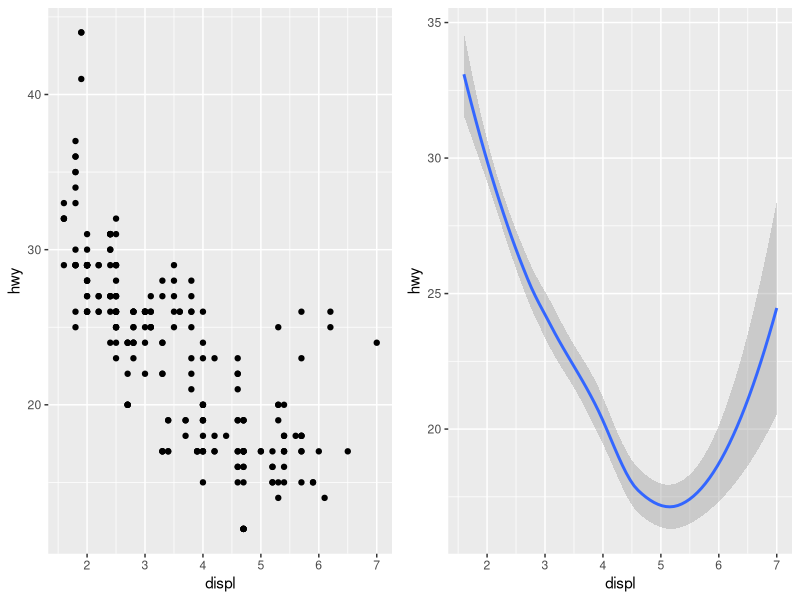
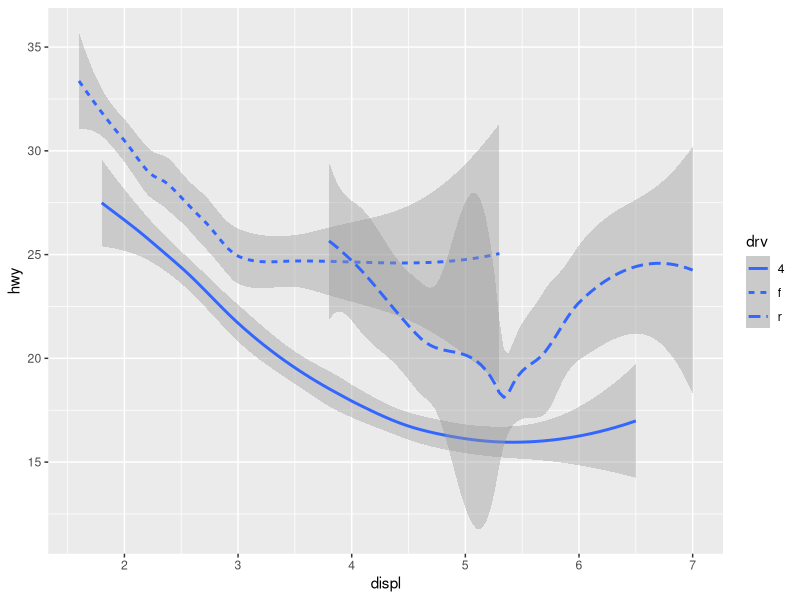
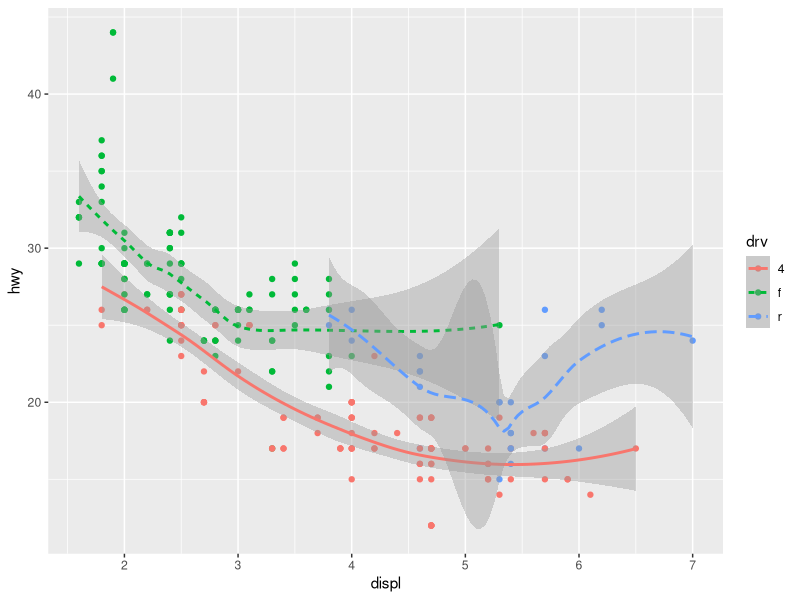
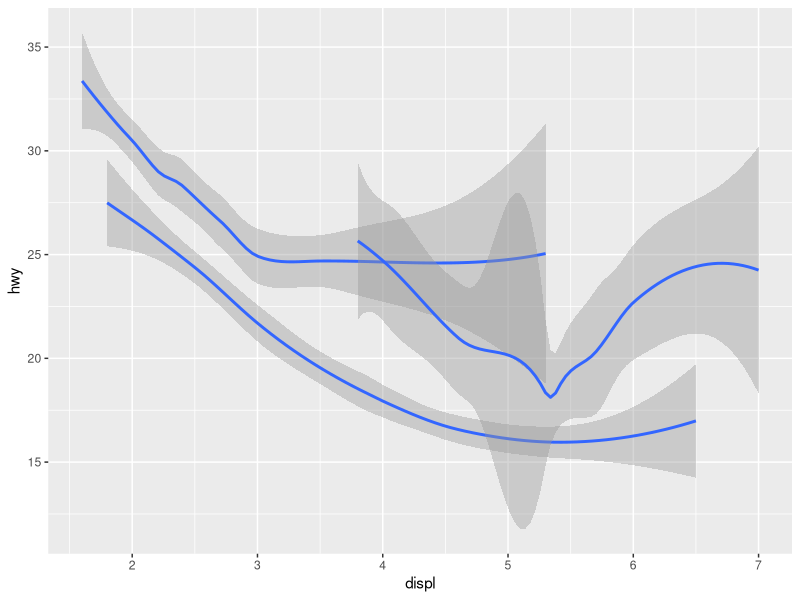
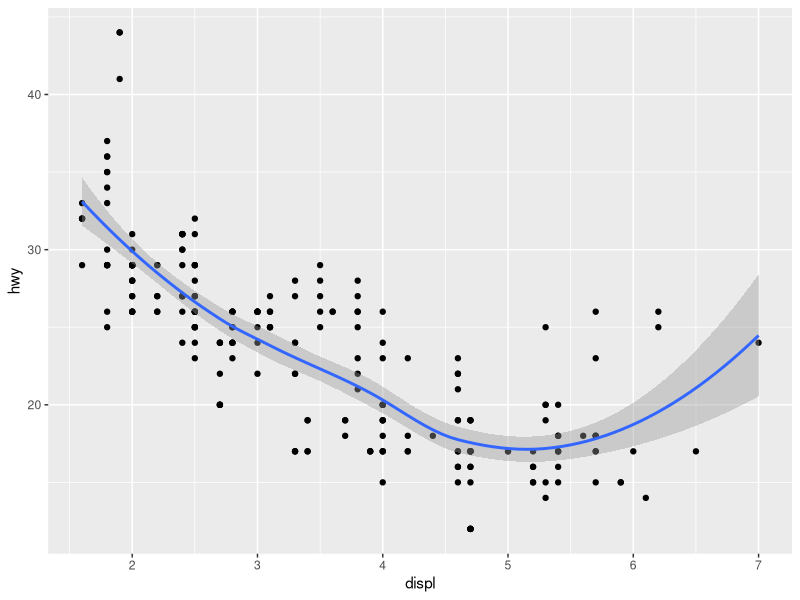
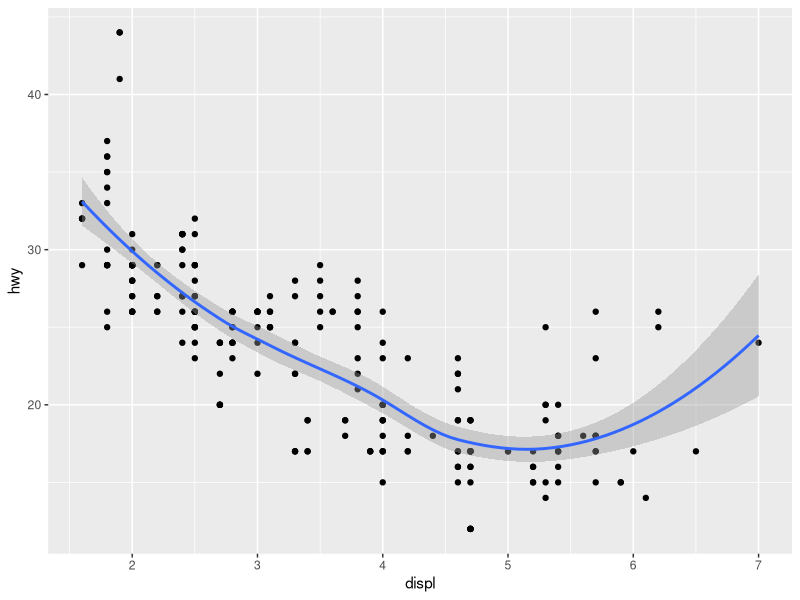
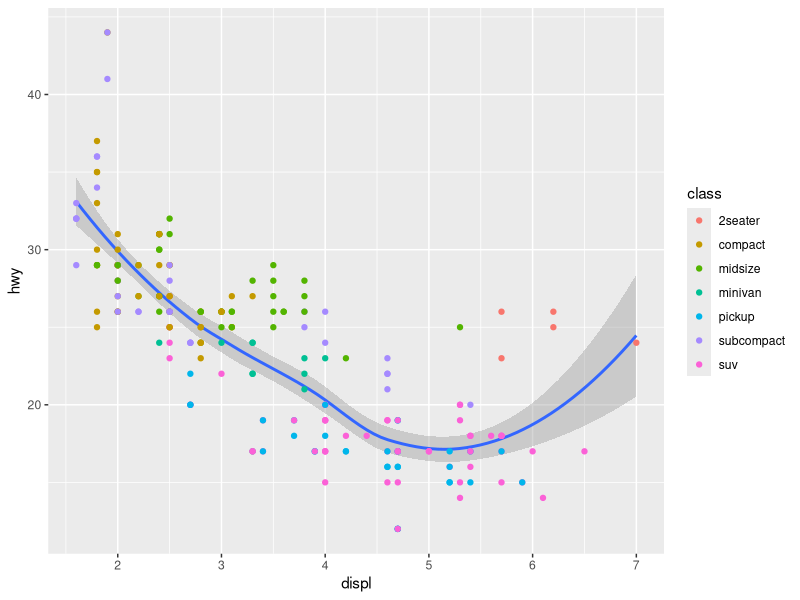
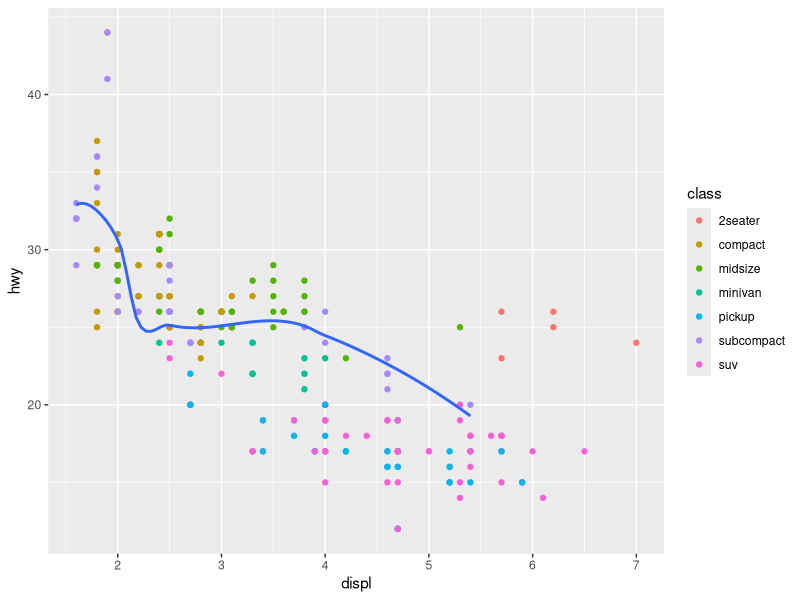

Source code (R) for these figures, in order: (Note: this script raises an error after producing the figures.)
## ---- chunk 1

knitr::opts_chunk$set(echo = TRUE, cache= TRUE, autodep = TRUE)
library(tidyverse)
library(gridExtra)
## ---- chunk 2
#par(mfcol=c(1:2))
plot1 <- ggplot(data = mpg) + 
  geom_point(mapping = aes(x = displ, y = hwy))

plot2 <- ggplot(data = mpg) + 
  geom_smooth(mapping = aes(x = displ, y = hwy))

grid.arrange(plot1, plot2, nrow=1, ncol=2)
## ---- chunk 3
ggplot(data = mpg) + 
  geom_smooth(mapping = aes(x = displ, y = hwy, linetype = drv))#linetype
## ---- chunk 4
ggplot(data = mpg) + 
  geom_point(mapping = aes(x = displ, y = hwy, color = drv)) + 
  geom_smooth(mapping = aes(x = displ, y = hwy, linetype = drv, color = drv))
## ---- chunk 5
ggplot(data = mpg) +
  geom_smooth(mapping = aes(x = displ, y = hwy, group = drv))#No legend as linestyle
## ---- chunk 6
ggplot(data = mpg) + 
  geom_point(mapping = aes(x = displ, y = hwy)) +
  geom_smooth(mapping = aes(x = displ, y = hwy))#introduces some duplication

ggplot(data = mpg, mapping = aes(x = displ, y = hwy)) + 
  geom_point() + 
  geom_smooth()
## ---- chunk 7
ggplot(data = mpg, mapping = aes(x=displ, y=hwy)) +
  geom_smooth() +
  geom_point(mapping = aes(color=class))
## ---- chunk 8
ggplot(data = mpg, mapping = aes(x = displ, y = hwy)) + 
  geom_point(mapping = aes(color = class)) + 
  geom_smooth(data = filter(mpg, class == "subcompact"), se = FALSE)
## ---- chunk 9
ggplot(data = diamonds) + 
  geom_bar(mapping = aes(x = cut))
#Many graphs, like scatterplots, plot the raw values of your dataset. Other graphs, like bar charts, calculate new values to plot
## ---- chunk 10
ggplot(data = diamonds) + 
  stat_count(mapping = aes(x = cut))
#This works because every geom has a default stat; and every stat has a default geom.
## ---- chunk 11
demo <- tribble(
  ~a,      ~b,
  "bar_1", 20,
  "bar_2", 30,
  "bar_3", 40
)

ggplot(data = demo) +
  geom_bar(mapping = aes(x = a, y = b), stat = "identity")
#This lets us map the height of the bars to the raw values of a y variable
## ---- chunk 12
ggplot(data = diamonds) + 
  geom_bar(mapping = aes(x = cut, y = ..prop.., group = 1))

## ---- chunk 13
ggplot(data = diamonds) + 
  stat_summary(
    mapping = aes(x = cut, y = depth),
    fun.ymin = min,
    fun.ymax = max,
    fun.y = median
  )
#ggplot2 provides over 20 stats for you to use. Each stat is a function
#?stat_bin
## ---- chunk 14
pl1 <- ggplot(data = diamonds) + 
  geom_bar(mapping = aes(x = cut, colour = cut))
pl2 <- ggplot(data = diamonds) + 
  geom_bar(mapping = aes(x = cut, fill = cut))
grid.arrange(pl1,pl2,nrow=1,ncol=2)
## ---- chunk 15
ql1 <- ggplot(data = diamonds) + 
  geom_bar(mapping = aes(x = cut, fill = clarity))

ql2 <- ggplot(data = diamonds) + 
  geom_bar(mapping = aes(x = cut, fill = clarity), position = "identity")

grid.arrange(ql1,ql2,nrow=1,ncol=2)
#position = "identity" will place each object exactly where it falls in the context of the graph. This is not very useful for bars, because it overlaps them.
## ---- chunk 16
ll1 <- ggplot(data = diamonds, mapping = aes(x = cut, fill = clarity)) + 
  geom_bar(alpha = 1/5, position = "identity")
ll2 <- ggplot(data = diamonds, mapping = aes(x = cut, colour = clarity)) + 
  geom_bar(fill = NA, position = "identity")

grid.arrange(ll1,ll2,nrow=1,ncol=2)
## ---- chunk 17
al1 <- ggplot(data=diamonds) +
  geom_bar(mapping = aes(x=cut,fill=clarity),position = "fill")
al2 <- ggplot(data=diamonds) + 
  geom_bar(mapping = aes(x=cut,fill=clarity),position = "dodge")
grid.arrange(al1,al2,nrow=1,ncol=2)
## ---- chunk 18
bl1 <- ggplot(data = mpg) + 
  geom_point(mapping = aes(x = displ, y = hwy))
bl2 <- ggplot(data = mpg) + 
  geom_point(mapping = aes(x = displ, y = hwy), position = "jitter")
grid.arrange(bl1,bl2,nrow=1,ncol=2)
## ---- chunk 19
cl1 <- ggplot(data = mpg, mapping = aes(x = class, y = hwy)) + 
  geom_boxplot(mapping = aes(fill=class),alpha=3/5)
cl2 <- ggplot(data = mpg, mapping = aes(x = class, y = hwy)) + 
  geom_boxplot() +
  coord_flip()
grid.arrange(cl1,cl2,nrow=1,ncol=2)
## ---- chunk 20
bar <- ggplot(data = diamonds) + 
  geom_bar(
    mapping = aes(x = cut, fill = cut), 
    show.legend = FALSE,
    width = 1
  ) + 
  theme(aspect.ratio = 1) +
  labs(x = NULL, y = NULL)

bar1 <- bar + coord_flip()
bar2 <- bar + coord_polar()

grid.arrange(bar1,bar2,nrow=1,ncol=2)
## ---- chunk 21
ggplot(data = mpg, mapping = aes(x = displ, y = hwy, color = drv)) + 
  geom_point() + 
  geom_smooth(se = FALSE)
## ---- chunk 22
#logical. Should this layer be included in the legends? NA, the default, includes if any aesthetics are mapped. FALSE never includes, and TRUE always includes.
Q1 <- ggplot(data = mpg, mapping = aes(x = displ, y = hwy)) + 
  geom_point(mapping = aes(color=class),show.legend = FALSE) + 
  geom_smooth()
Q2 <- ggplot(data = mpg, mapping = aes(x = displ, y = hwy)) + 
  geom_point(mapping = aes(color=class)) + 
  geom_smooth()
grid.arrange(Q1,Q2,nrow=1,ncol=2)
## ---- chunk 23
p1 <- ggplot(data = mpg, mapping = aes(x = displ, y = hwy)) + 
  geom_point() + 
  geom_smooth()

p2 <- ggplot() + 
  geom_point(data = mpg, mapping = aes(x = displ, y = hwy)) + 
  geom_smooth(data = mpg, mapping = aes(x = displ, y = hwy))  

grid.arrange(p1,p2,nrow=1,ncol=2)
## ---- chunk 24
pll1 <- ggplot(data = mpg, mapping = aes(x = displ, y = hwy)) + 
  geom_point() + 
  geom_smooth(se=FALSE)
pll2 <- ggplot(data = mpg, mapping = aes(x = displ, y = hwy)) + 
  geom_smooth(mapping = aes(group=drv),se=FALSE) + 
  geom_point() 
pll3 <- ggplot(data = mpg, mapping = aes(x = displ, y = hwy,color=drv)) + 
  geom_smooth(mapping = aes(group=drv),se=FALSE) + 
  geom_point() 
pll4 <- ggplot(data = mpg, mapping = aes(x = displ, y = hwy)) + 
  geom_point(mapping=aes(color=drv)) + 
  geom_smooth(se=FALSE) 
pll5 <- ggplot(data = mpg, mapping = aes(x = displ, y = hwy)) + 
  geom_point(mapping=aes(color=drv)) + 
  geom_smooth(mapping=aes(linetype=drv),se=FALSE)
pll6 <- ggplot(data = mpg, mapping = aes(x = displ, y = hwy, fill=drv)) + 
  geom_point(shape=21,color="white",stroke=2) #the point is letting shape and color go outside of aes()

grid.arrange(pll1,pll2,pll3,pll4,pll5,pll6,nrow=3,ncol=2)
## ---- chunk 25
aa1 <- ggplot(data=diamonds) +
  geom_col(mapping = aes(x=cut,y=depth))

aa2 <- ggplot(data=diamonds) +
  geom_bar(mapping = aes(x=cut))

grid.arrange(aa1,aa2,nrow=1,ncol=2)

#geom_bar uses stat_count by default: it counts the number of cases at each x position. geom_col uses stat_identity: it leaves the data as is.
## ---- chunk 26
?stat_smooth
#It use predict to compute the standard errors
#'se' is applied to control its behaviour 
## ---- chunk 27
a11 <- ggplot(data = diamonds) + 
  geom_bar(mapping = aes(x = cut, y = ..prop..))
a22 <- ggplot(data = diamonds) + 
  geom_bar(mapping = aes(x = cut, fill = color, y = ..prop..), show.legend = FALSE)
a33 <- ggplot(data = diamonds) + 
  geom_bar(mapping = aes(x = cut, y = ..prop.., group=5))

grid.arrange(a11,a22,a33,nrow=1,ncol=3)

## ---- chunk 28
b11 <- ggplot(data = mpg, mapping = aes(x = cty, y = hwy)) + 
  geom_point()
b22 <- ggplot(data = mpg, mapping = aes(x = cty, y = hwy)) + 
  geom_point(position = "jitter")
grid.arrange(b11,b22,nrow=1,ncol=2)

#The problem is many points overlapping each other, which is known as 'overplotting'; I can avoid this gridding by setting the position adjustment to “jitter”.
## ---- chunk 29
#width and height
b22 <- ggplot(data = mpg, mapping = aes(x = cty, y = hwy)) + 
  geom_jitter()
b23 <- ggplot(data = mpg, mapping = aes(x = cty, y = hwy)) + 
  geom_jitter(width = 2,height = 2)

ggplot(data = mpg, mapping = aes(x = cty, y = hwy)) + 
  geom_jitter(position = "identity")

ggplot(data = mpg, mapping = aes(x = cty, y = hwy)) + 
  geom_point(size=5, alpha=0.2,color="green")

grid.arrange(b22,b23,nrow=1,ncol=2)
## ---- chunk 30
a23 <- ggplot(data = mpg, mapping = aes(x = cty, y = hwy)) + 
  geom_jitter(width = 2,height = 2)
a24 <- ggplot(data = mpg, mapping = aes(x = cty, y = hwy)) + 
  geom_count(show.legend = FALSE)

grid.arrange(a23,a24,nrow=1,ncol=2)
## ---- chunk 31
ggplot(data = mpg, mapping = aes(x = cty, y = hwy, color=class)) + 
  geom_boxplot(posotion = position_dodge(4))
#it relys on the value of x-axies
## ---- chunk 32
a39_1 <- ggplot(data = diamonds) + geom_bar(mapping = aes(x = cut, fill = clarity))

a39_2 <- ggplot(data = diamonds) + geom_bar(mapping = aes(x = cut, fill = clarity)) + coord_polar()

grid.arrange(a39_1,a39_2,nrow=1,ncol=2)

a39_3 <- ggplot(data = diamonds) + geom_bar(mapping = aes(x = cut, fill = clarity),position = "fill")
a39_4 <- ggplot(data = diamonds) + geom_bar(mapping = aes(x = cut, fill = clarity),position = "fill") + coord_polar()
grid.arrange(a39_3,a39_4,nrow=1,ncol=2)

?grid.arrange

## ---- chunk 33
?labs
#Modify axis, legend, and plot labels
## ---- chunk 34
nz <- map_data("nz")

a <- ggplot(nz, aes(long, lat, group = group)) +
  geom_polygon(fill = "white", colour = "black") +
  coord_quickmap()

b <- ggplot(nz, aes(long, lat, group = group)) +
  geom_polygon(fill = "white", colour = "black") +
  coord_map()

grid.arrange(a,b,nrow=1,ncol=2)
#?coord_quikemap: coord_map projects a portion of the earth, which is approximately spherical, onto a flat 2D plane using any projection defined by the mapproj package. Map projections do not, in general, preserve straight lines, so this requires considerable computation. coord_quickmap is a quick approximation that does preserve straight lines. It works best for smaller areas closer to the equator.
## ---- chunk 35
ggplot(data = mpg, mapping = aes(x = cty, y = hwy)) + #positive correlation
  geom_point() + 
  geom_abline() + #plot the straight line
  coord_fixed() #it make the size of x-axis and y-axis fixed, and the positive relationships are more obviously
## ---- chunk 36
install.packages("ggsignif")
library(ggsignif)

ggplot(iris, aes(x=Species, y=Sepal.Length)) + 
  geom_boxplot() +
  geom_signif(comparisons = list(c("versicolor", "virginica")), 
              map_signif_level=TRUE)

ggplot(data = mpg, mapping = aes(x = cty, y = hwy, color=class)) + 
  geom_bar(stat = "identity",position = "dodge") 
## ---- chunk 37
 pl <- ggplot(data=data.df.5days,aes(x=treatment,y=length,color=treatment)) 
  pl <- pl + geom_jitter()
  pl <- pl + stat_summary(fun.y="mean",geom="bar",alpha=0.5)
  pl <- pl + stat_summary(fun.data="calc.sem",geom="errorbar",position="dodge") 
  pl <- pl + theme(axis.title.x=element_blank(),axis.text.x = element_text(angle = 60, hjust = 1))
  pl <- pl + facet_wrap(~genotype)
  pl <- pl + ylab("Length (cm)")
  pl <- geom_signif(comparisons = list(c("P-sufficient", "P-limited")),na.rm = TRUE, map_signif_level=TRUE)
  pl
